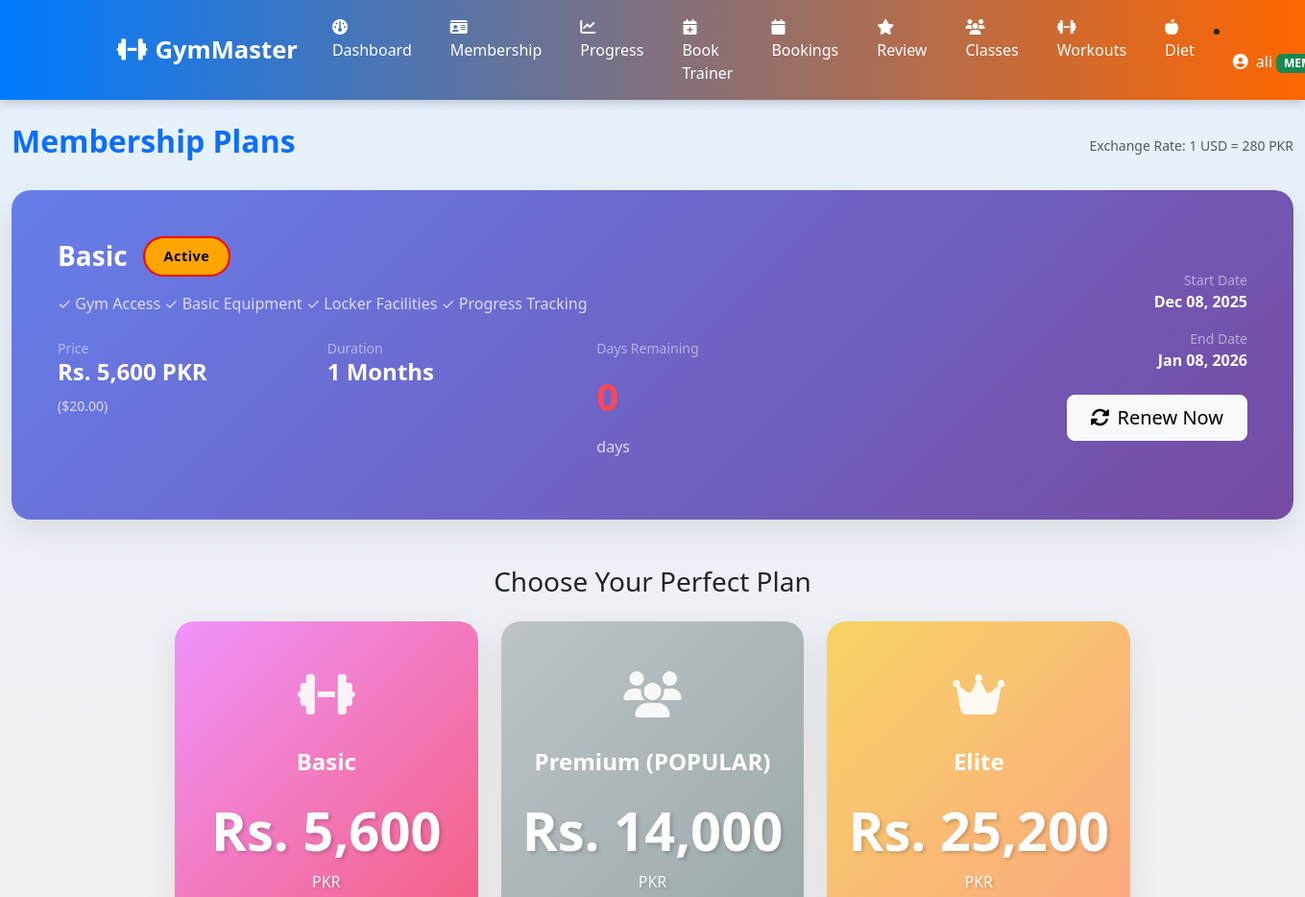
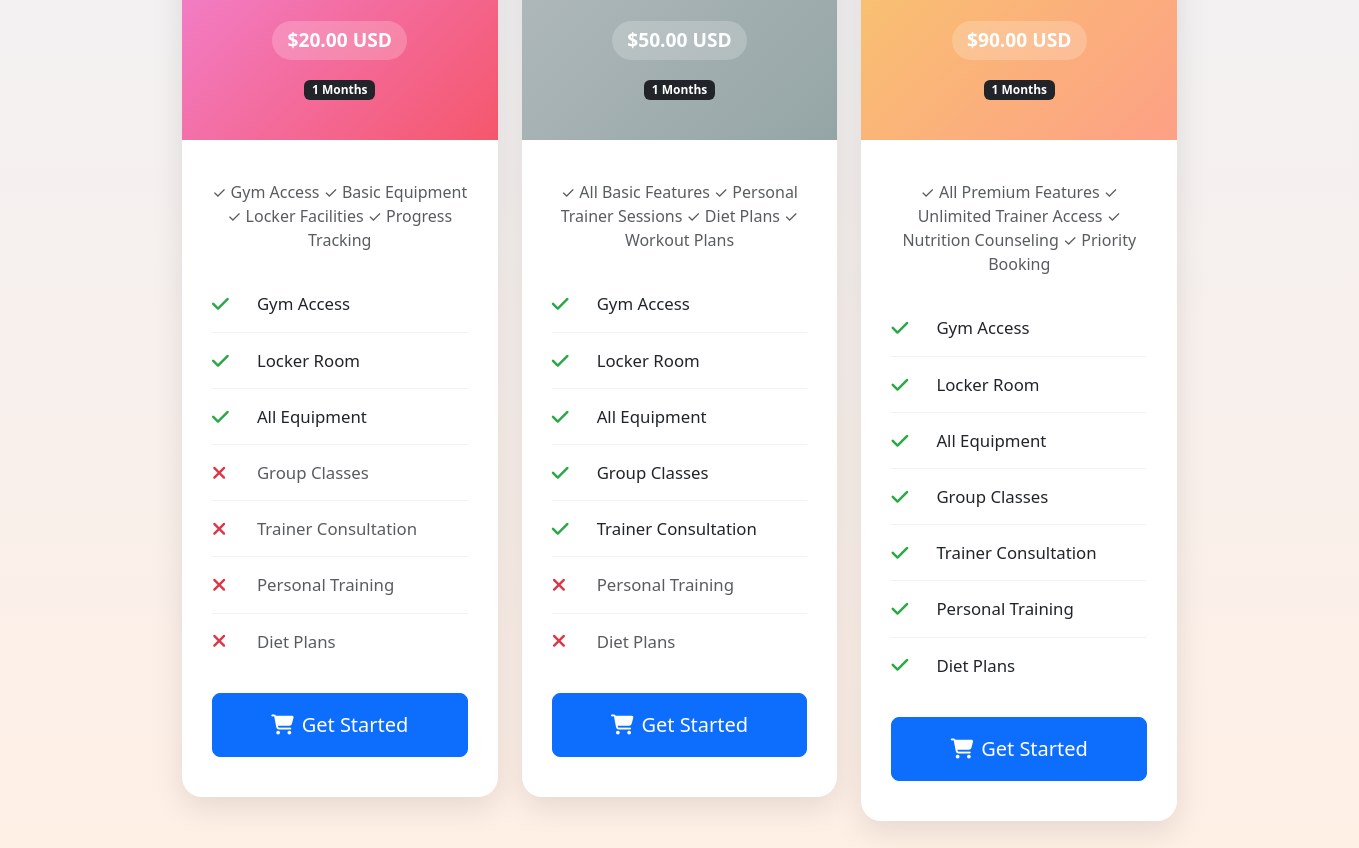
Screenshot of /membership.php (signed in) with the database file from the repository (2 pictures, top to bottom).
### tables this page shows
CREATE TABLE `member_memberships` (
  `member_membership_id` int(11) NOT NULL,
  `user_id` int(11) NOT NULL,
  `membership_id` int(11) NOT NULL,
  `start_date` date NOT NULL,
  `end_date` date NOT NULL,
  `status` enum('active','inactive','expired','cancelled') DEFAULT 'active',
  `auto_renew` tinyint(1) DEFAULT 0,
  `created_at` datetime DEFAULT current_timestamp(),
  `updated_at` datetime DEFAULT current_timestamp() ON UPDATE current_timestamp()
);

CREATE TABLE `memberships` (
  `membership_id` int(11) NOT NULL,
  `name` varchar(100) NOT NULL,
  `description` text DEFAULT NULL,
  `price` decimal(10,2) NOT NULL,
  `duration_months` int(11) NOT NULL,
  `created_at` datetime DEFAULT current_timestamp(),
  `updated_at` datetime DEFAULT current_timestamp() ON UPDATE current_timestamp()
);

### membership.php (the view, shortened to what this page needs)
<?php
include 'config.php';
include 'nav.php';
$user_id = $_SESSION['user_id'];
$plans = $conn->query("SELECT * FROM Memberships ORDER BY price ASC");
$current_membership = $conn->query("
    SELECT m.*, mm.*
    FROM Member_Memberships mm
    JOIN Memberships m ON mm.membership_id = m.membership_id
    WHERE mm.user_id = $user_id
    ORDER BY mm.end_date DESC
    LIMIT 1
")->fetch_assoc();
?>
<!DOCTYPE html>
<html lang="en">
<head>
    <link href="https://cdn.jsdelivr.net/npm/bootstrap@5.3.0/dist/css/bootstrap.min.css" rel="stylesheet">
    <link rel="stylesheet" href="https://cdnjs.cloudflare.com/ajax/libs/font-awesome/6.4.0/css/all.min.css">
</head>
<body>
    <div class="container-fluid py-4">
        <div class="row">
            <div class="col-12">
                <div class="d-flex justify-content-between align-items-center mb-4">
                    <h1 class="h2 fw-bold text-primary">Membership Plans</h1>
                    <div class="currency-info">
                        <small class="text-muted">Exchange Rate: 1 USD = <?php echo number_format(USD_TO_PKR, 0); ?> PKR</small>
                    </div>
                </div>
                <?php if($current_membership): ?>
                <div class="card current-membership-card mb-5">
                    <div class="card-body p-5">
                        <div class="row align-items-center">
                            <div class="col-lg-8">
                                <div class="d-flex align-items-center mb-3">
                                    <h3 class="fw-bold mb-0 me-3"><?php echo htmlspecialchars($current_membership['name']); ?></h3>
                                    <span class="membership-status status-<?php echo $current_membership['status']; ?>">
                                        <?php echo ucfirst($current_membership['status']); ?>
                                    </span>
                                </div>
                                <p class="mb-4 opacity-75"><?php echo htmlspecialchars($current_membership['description']); ?></p>
                                <div class="row">
                                    <div class="col-md-4 mb-3">
                                        <div class="text-white-50 small">Price</div>
                                        <div class="h4 fw-bold">Rs. <?php echo number_format($current_membership['price'] * USD_TO_PKR, 0); ?> PKR</div>
                                        <small class="opacity-75">($<?php echo number_format($current_membership['price'], 2); ?>)</small>
                                    </div>
                                    <div class="col-md-4 mb-3">
                                        <div class="text-white-50 small">Duration</div>
                                        <div class="h4 fw-bold"><?php echo $current_membership['duration_months']; ?> Months</div>
                                    </div>
                                    <div class="col-md-4 mb-3">
                                        <div class="text-white-50 small">Days Remaining</div>
                                        <div class="days-remaining">
                                        </div>
                                        <div class="opacity-75">days</div>
                                    </div>
                                </div>
                            </div>
                            <div class="col-lg-4 text-lg-end">
                                <div class="mb-3">
                                    <div class="text-white-50 small">Start Date</div>
                                    <div class="fw-bold"><?php echo date('M d, Y', strtotime($current_membership['start_date'])); ?></div>
                                </div>
                                <div class="mb-4">
                                    <div class="text-white-50 small">End Date</div>
                                    <div class="fw-bold"><?php echo date('M d, Y', strtotime($current_membership['end_date'])); ?></div>
                                </div>
                                <button type="button" class="btn btn-light btn-lg px-4" data-bs-toggle="modal" data-bs-target="#renewModal">
                                    <i class="fas fa-sync-alt me-2"></i>Renew Now
                                </button>
                            </div>
                        </div>
                    </div>
                </div>
                <?php endif; ?>
                <h2 class="h3 mb-4 text-center">Choose Your Perfect Plan</h2>
                <div class="row justify-content-center">
                    <?php
                    $plan_classes = ['basic', 'standard', 'premium', 'elite'];
                    $plan_icons = ['dumbbell', 'users', 'crown', 'star'];
                    $i = 0;
                    while($plan = $plans->fetch_assoc()):
                        $pkr_price = $plan['price'] * USD_TO_PKR;
                    ?>
                    <div class="col-xl-3 col-lg-4 col-md-6">
                        <div class="card plan-card <?php echo $plan_classes[$i] ?? 'basic'; ?>">
                            <div class="card-header">
                                <div class="plan-icon">
                                    <i class="fas fa-<?php echo $plan_icons[$i] ?? 'dumbbell'; ?>"></i>
                                </div>
                                <h3 class="h4 fw-bold mb-2"><?php echo htmlspecialchars($plan['name']); ?></h3>
                                <div class="plan-price">
                                    Rs. <?php echo number_format($pkr_price, 0); ?>
                                    <small class="d-block">PKR</small>
                                </div>
                                <div class="pkr-price">
                                    $<?php echo number_format($plan['price'], 2); ?> USD
                                </div>
                                <div class="mt-3">
                                    <span class="badge bg-dark"><?php echo $plan['duration_months']; ?> Months</span>
                                </div>
                            </div>
                            <div class="card-body">
                                <p class="card-text text-muted mb-4 text-center"><?php echo htmlspecialchars($plan['description']); ?></p>
                                <ul class="features-list list-unstyled mb-4">
                                    <li><i class="fas fa-check"></i> <span>Gym Access</span></li>
                                    <li><i class="fas fa-check"></i> <span>Locker Room</span></li>
                                    <li><i class="fas fa-check"></i> <span>All Equipment</span></li>
                                    <?php if($plan['price'] >= 39): ?>
                                    <li><i class="fas fa-check"></i> <span>Group Classes</span></li>
                                    <li><i class="fas fa-check"></i> <span>Trainer Consultation</span></li>
                                    <?php else: ?>
                                    <li><i class="fas fa-times"></i> <span class="text-muted">Group Classes</span></li>
                                    <li><i class="fas fa-times"></i> <span class="text-muted">Trainer Consultation</span></li>
                                    <?php endif; ?>
                                    <?php if($plan['price'] >= 59): ?>
                                    <li><i class="fas fa-check"></i> <span>Personal Training</span></li>
                                    <li><i class="fas fa-check"></i> <span>Diet Plans</span></li>
                                    <?php else: ?>
                                    <li><i class="fas fa-times"></i> <span class="text-muted">Personal Training</span></li>
                                    <li><i class="fas fa-times"></i> <span class="text-muted">Diet Plans</span></li>
                                    <?php endif; ?>
                                </ul>
                                <button type="button" class="btn btn-primary btn-lg w-100 py-3" data-bs-toggle="modal" data-bs-target="#purchaseModal<?php echo $plan['membership_id']; ?>">
                                    <i class="fas fa-shopping-cart me-2"></i>Get Started
                                </button>
                            </div>
                        </div>
                    </div>
                    <?php
                    $i++;
                    endwhile;
                    ?>
                </div>
            </div>
        </div>
    </div>
</body>
</html>

### nav.php (shortened to what this page needs)
<!DOCTYPE html>
<html lang="en">
<head>
<link href="https://cdn.jsdelivr.net/npm/bootstrap@5.3.0/dist/css/bootstrap.min.css" rel="stylesheet">
<link rel="stylesheet" href="https://cdnjs.cloudflare.com/ajax/libs/font-awesome/6.4.0/css/all.min.css">
</head>
<body>
<header>
<nav class="navbar navbar-expand-lg navbar-custom">
<div class="container">
<a class="navbar-brand" href="index.php">
<?php if(isset($_SESSION['role']) && $_SESSION['role']=='admin'): ?>
<i class="fas fa-dumbbell me-2"></i>GymMaster <span class="text-warning">Admin</span>
<?php else: ?>
<i class="fas fa-dumbbell me-2"></i>GymMaster
<?php endif; ?>
</a>
<div class="collapse navbar-collapse" id="navMenu">
<ul class="navbar-nav me-auto">
<?php if(isset($_SESSION['user_id'])): ?>
<?php if($_SESSION['role']=='admin'): ?>
<li class="nav-item"><a class="nav-link" href="admin_dashboard.php"><i class="fas fa-gauge me-1"></i>Dashboard</a></li>
<li class="nav-item"><a class="nav-link" href="manage_members.php"><i class="fas fa-users me-1"></i>Members</a></li>
<li class="nav-item"><a class="nav-link" href="manage_trainers.php"><i class="fas fa-user-tie me-1"></i>Trainers</a></li>
<li class="nav-item"><a class="nav-link" href="manage_memberships.php"><i class="fas fa-id-card me-1"></i>Memberships</a></li>
<li class="nav-item"><a class="nav-link" href="reports.php"><i class="fas fa-chart-line me-1"></i>Reports</a></li>
<?php else: ?>
<li class="nav-item"><a class="nav-link" href="member_dashboard.php"><i class="fas fa-gauge me-1"></i>Dashboard</a></li>
<li class="nav-item"><a class="nav-link" href="membership.php"><i class="fas fa-id-card me-1"></i>Membership</a></li>
<li class="nav-item"><a class="nav-link" href="fitness_progress.php"><i class="fas fa-chart-line me-1"></i>Progress</a></li>
<li class="nav-item"><a class="nav-link" href="book_trainer.php"><i class="fas fa-calendar-plus me-1"></i>Book Trainer</a></li>
<li class="nav-item"><a class="nav-link" href="my_booKings.php"><i class="fas fa-calendar me-1"></i>Bookings</a></li>
<li class="nav-item"><a class="nav-link" href="member_review_trainer.php"><i class="fas fa-star me-1"></i>Review</a></li>
<li class="nav-item"><a class="nav-link" href="fitness_classes.php"><i class="fas fa-users me-1"></i>Classes</a></li>
<li class="nav-item"><a class="nav-link" href="view_workout_plans.php"><i class="fas fa-dumbbell me-1"></i>Workouts</a></li>
<li class="nav-item"><a class="nav-link" href="member_diet_plans.php"><i class="fas fa-apple-alt me-1"></i>Diet</a></li>
<?php endif; ?>
<?php endif; ?>
</ul>
<?php if(!isset($_SESSION['user_id'])): ?>
<li class="nav-item"><a class="nav-link" href="about_us.php"><i class="fas fa-info-circle me-1"></i>About</a></li>
<li class="nav-item"><a class="nav-link" href="login.php"><i class="fas fa-sign-in-alt me-1"></i>Login</a></li>
<?php else: ?>
<li class="nav-item dropdown">
<a class="nav-link dropdown-toggle" href="#" data-bs-toggle="dropdown">
<i class="fas fa-user-circle me-1"></i>
<?php echo htmlspecialchars($_SESSION['full_name'] ?? 'User'); ?>
<?php if($_SESSION['role']=='member'): ?><span class="badge bg-success ms-1">MEMBER</span><?php endif; ?>
</a>
</li>
<?php endif; ?>
</div>
</div>
</nav>
</header>
</body>
</html>

### nav.php (style rules this page uses)
:root { --gradient-nav: linear-gradient(90deg,#007bff,#ff6600); --light-gradient: linear-gradient(180deg,#007bff1a,#ff66001a); }
body { font-family:'Poppins',sans-serif; background:var(--light-gradient); }
.navbar-custom { background:var(--gradient-nav); position:sticky; top:0; z-index:1030; box-shadow:0 3px 10px rgba(0,0,0,.2); }
.navbar-custom .navbar-brand { font-weight:700; font-size:1.6rem; color:#fff!important; }
.navbar-custom .nav-link { color:#fff!important; font-weight:500; padding:8px 15px!important; margin:0 5px; border-radius:6px; transition:.3s; }
.badge { font-size:.65rem; }

### membership.php (style rules this page uses)
:root { --primary-gradient: linear-gradient(135deg, #667eea 0%, #764ba2 100%); --gold-gradient: linear-gradient(135deg, #f6d365 0%, #fda085 100%); --silver-gradient: linear-gradient(135deg, #bdc3c7 0%, #95a5a6 100%); --bronze-gradient: linear-gradient(135deg, #f093fb 0%, #f5576c 100%); --card-shadow: 0 10px 30px rgba(0,0,0,0.1); --hover-shadow: 0 15px 40px rgba(0,0,0,0.15); }
.plan-card { border: none; border-radius: 20px; overflow: hidden; transition: all 0.4s cubic-bezier(0.175, 0.885, 0.32, 1.275); background: white; box-shadow: var(--card-shadow); margin-bottom: 30px; position: relative; }
.plan-card.basic .card-header { background: var(--bronze-gradient); }
.plan-card.standard .card-header { background: var(--silver-gradient); }
.plan-card.premium .card-header { background: var(--gold-gradient); }
.card-header { padding: 40px 20px; text-align: center; color: white; position: relative; border-bottom: none; }
.plan-icon { font-size: 3rem; margin-bottom: 20px; opacity: 0.9; }
.plan-price { font-size: 3.5rem; font-weight: 800; margin: 15px 0; text-shadow: 2px 2px 4px rgba(0,0,0,0.2); }
.plan-price small { font-size: 1rem; font-weight: 400; opacity: 0.9; }
.pkr-price { font-size: 1.2rem; background: rgba(255,255,255,0.2); padding: 5px 15px; border-radius: 20px; display: inline-block; margin-top: 10px; font-weight: 600; }
.plan-card .card-body { padding: 40px 30px; }
.features-list li { padding: 15px 0; border-bottom: 1px solid rgba(0,0,0,0.05); display: flex; align-items: center; font-size: 1.05rem; }
.features-list li:last-child { border-bottom: none; }
.features-list i { width: 30px; font-size: 1.2rem; margin-right: 15px; }
.features-list .fa-check { color: #28a745; }
.features-list .fa-times { color: #dc3545; }
.current-membership-card { background: linear-gradient(135deg, #667eea 0%, #764ba2 100%); color: white; border-radius: 20px; overflow: hidden; box-shadow: var(--card-shadow); border: none; }
.membership-status { display: inline-block; padding: 8px 20px; border-radius: 50px; font-weight: 600; font-size: 0.9rem; letter-spacing: 0.5px; }
.status-active { background: orange; color: black; border: 2px solid red; }
.days-remaining { font-size: 2.5rem; font-weight: 800; margin: 10px 0; color: #ff4757; }

### rows the page displays
member_memberships: membership.name "Basic", status "Active", membership.description "✓ Gym Access ✓ Basic Equipment ✓ Locker Facilities ✓ Progress Tracking", $current_membership['price']*USD_TO_PKR "5,600", membership.price "20.00", membership.duration_months "1", start_date "Dec 08, 2025", end_date "Jan 08, 2026"
memberships: name "Basic", price "5,600", price "20.00", duration_months "1", description "✓ Gym Access ✓ Basic Equipment ✓ Locker Facilities ✓ Progress Tracking", shows "Group Classes", shows "Personal Training"
memberships: name "Premium (POPULAR)", price "14,000", price "50.00", duration_months "1", description "✓ All Basic Features ✓ Personal Trainer Sessions ✓ Diet Plans ✓ Workout Plans", shows "Group Classes", shows "Personal Training"
memberships: name "Elite", price "25,200", price "90.00", duration_months "1", description "✓ All Premium Features ✓ Unlimited Trainer Access ✓ Nutrition Counseling ✓ Priority Booking", shows "Group Classes", shows "Personal Training"

### other values shown
$_SESSION['full_name'] "ali"
USD_TO_PKR "280"
